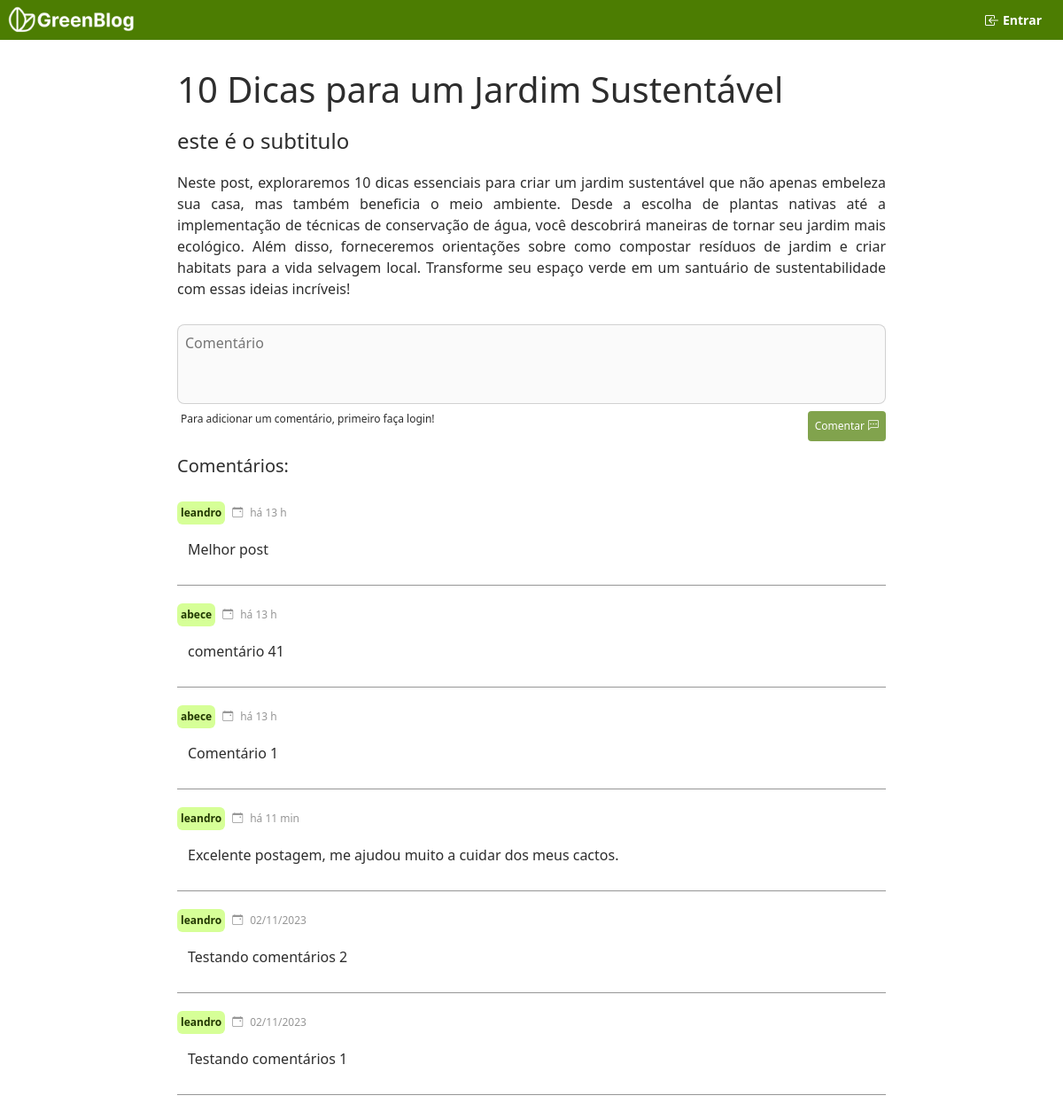
Page /post.php?id=1 on the earlier database version.
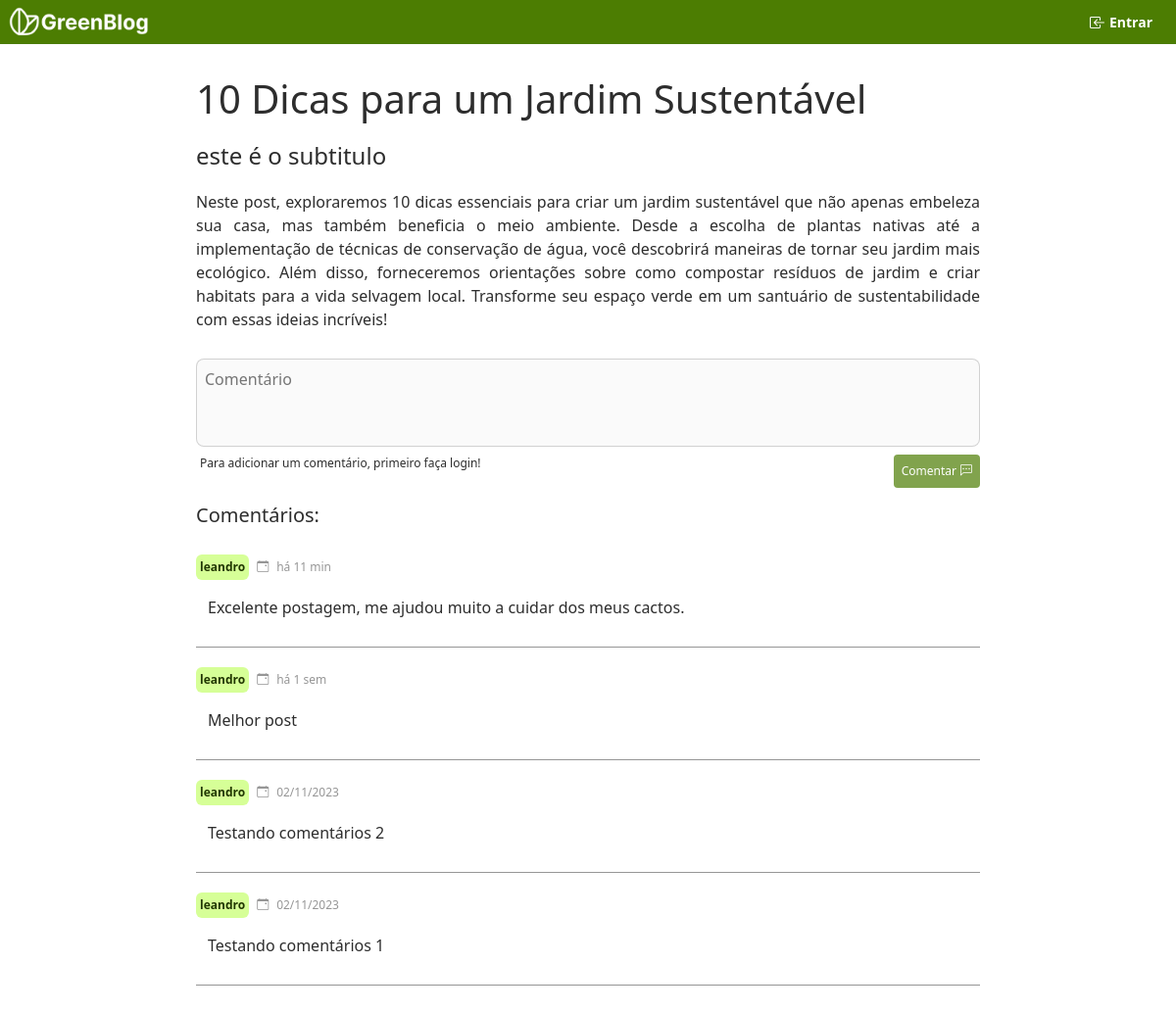
Same page on the later database version.
### tables this page shows
CREATE TABLE posts (
	post_id integer primary key autoincrement,
    owner_id int not null references user(user_id),
    title varchar(100),
    content text,
    created_at timestamp DEFAULT CURRENT_TIMESTAMP,
    subtitle text(100)
);

CREATE TABLE comments (
	id integer not null primary key autoincrement,
    post_id int not null references posts(post_id),
    owner_id int not null references user(user_id),
    content text,
    created_at timestamp DEFAULT CURRENT_TIMESTAMP
);

### database/database.php (called while the page is built, shortened)
<?php
$db = new PDO("sqlite:" . DATABASE_PATH);
function get_comments_by_post_id(String $post_id)
{
	global $db;
	$sql = "--sql
		SELECT comments.*, user.username
		FROM comments, user
		WHERE user.user_id = comments.owner_id AND post_id = '$post_id'
		ORDER BY comments.created_at DESC
	";
	$query = $db->prepare($sql);
	$query->execute();
	$query = $query->fetchAll(PDO::FETCH_ASSOC);
	return $query;
}
function get_post_by_id(String $id)
{
	global $db;
	$sql = "--sql
		SELECT * FROM posts WHERE post_id = '$id'
	";
	$query = $db->prepare($sql);
	$query->execute();
	$query = $query->fetch(PDO::FETCH_ASSOC);
	return $query;
}

### post.php (the view, shortened to what this page needs)
<?php
include './database/database.php';
$header = include './header.php';
$post_id = $_GET['id'];
$post = get_post_by_id($post_id);
$comments = get_comments_by_post_id($post_id);
?>
<!DOCTYPE html>
<html lang="pt-br">
<head>
  <link rel="stylesheet" href="/styles/global.css">
  <link rel="stylesheet" href="/styles/posts.css">
</head>
<body>
  <?= $header ?>
  <main id="container">
    <div id="content">
      <h1 class="h1"><?= $post['title'] ?></h1>
      <p class="h4" id="subtitle"><?= $post['subtitle'] ?></p>
      <p id="content_body"><?= $post['content'] ?></p>
      <form action="/actions/comment.php" method="post" id="form">
        <textarea name="comment" id="comment_field" cols="30" rows="10" disabled required
          placeholder=Comentário></textarea>
        <div>
          <span>Para adicionar um comentário, primeiro faça login!</span>
          <button id="send_comment_bt" disabled>
            Comentar
            <span class="bi bi-chat-left-dots"></span>
          </button>
        </div>
      </form>
    </div>
    <div id="comments">
      <h5 class="h5">Comentários:</h5>
      <?php
      if ($comments) {
        foreach ($comments as &$comment) {
          $content = &$comment['content'];
          $username = &$comment['username'];
          $date = &$comment['created_at'];
          $timezone = new DateTimeZone('America/Sao_Paulo');
          $now = new DateTime('now', $timezone);
          $date = new DateTime($date);
          $diff = $now->diff($date);
          $e = 'há ' . $diff->d . ' dias';
          if ($diff->h <= 1) {
            $e = 'há ' . $diff->i . ' min';
          }
          if ($diff->d <= 1) {
            $e = 'há ' . $diff->h . ' h';
          }
          if ($diff->d == 7) {
            $e = 'há 1 sem';
          }
          if ($diff->d > 7) {
            $e = $date->format('d/m/Y');
          }
          echo <<<HTML
              <div id="comment" >
                <div id="comment_title" >
                  <span>$username</span>
                  <span class="bi bi-calendar-event"></span>
                  <span> $e</span>
                </div>
                <p>$content</p>
              </div>
            HTML;
        }
      }
      ?>
    </div>
  </main>
</body>
</html>

### header.php
<?php
return <<<HTML
  <link rel="stylesheet" href="./styles/header.css">
  <header>
    <div>
      <a href="/" id="logo-white">
      </a>
    </div>
    <div id="user_case" >
      <a href="signin.php" >
        <button id="login_link">
          <span id="login_icon" class="bi bi-box-arrow-in-left"></span>
          <span>Entrar</span>
        </button>
      </a>
    </div>
  </header>
  <script src="/scripts/header.js" ></script>
HTML;
?>

### styles/global.css (style rules this page uses)
:root { --primary-1: #D6FF97; --primary-2: #4C7D02; --primary-3: #213700; --alert-1: rgb(238, 108, 68); --font-1: #969696; --font-2: #343434; --font-3: #2D2D2D; --white: #FFFFFF; --back-color: #FFFFFF; --white: #FFFFFF; --header-height: 45px }
body { background-color: var(--back-color); }
* { margin: 0; padding: 0; box-sizing: border-box; color: var(--font-3); }
a { text-decoration: none; color: var(--font-3); }
button { background-color: var(--white); border: none; padding: 2px 8px; border-radius: 4px; display: flex; justify-content: center; align-items: center; gap: 4px; }
main { width: 100%; height: calc(100vh - var(--header-height)); margin-top: var(--header-height); }
#container { display: flex; flex-direction: column; align-items: center; width: 100%; height: calc(100vh - var(--header-height)); overflow-x: auto; padding: 16px; }
#login_icon { font-size: 16px; color: var(--white); font-weight: 600; }

### styles/posts.css (style rules this page uses)
#content { max-width: 800px; width: 100%; display: flex; flex-direction: column; gap: 12px; padding: 16px 0; font-size: 18px; }
textarea { resize: none; width: 100%; height: 90px; padding: 8px; border-radius: 8px; font-size: 16px; }
#form { display: flex; flex-direction: column; align-items: end; gap: 8px; }
#form>div { width: 100%; display: flex; justify-content: space-between; font-size: 12px; padding-left: 4px; }
#send_comment_bt { padding: 8px; background-color: var(--primary-2); color: var(--white); font-weight: 500; }
#send_comment_bt>span { color: var(--white); }
#send_comment_bt:disabled { opacity: .7; }
#content_body { text-align: justify; line-height: 24px; font-size: 16px; font-weight: 500; }
#comments { max-width: 800px; width: 100%; display: flex; flex-direction: column; gap: 20px; padding-bottom: 50px; }
#comment { width: 100%; border-bottom: 1px solid var(--font-1); display: flex; flex-direction: column; gap: 16px; padding: 0 0 12px 0; }
#comment>p { padding: 0 12px; font-weight: 500; }
#comment_title { display: flex; gap: 8px; align-items: center; font-size: 12px; }
#comment_title>span:first-child { background-color: var(--primary-1); padding: 4px; border-radius: 6px; color: var(--primary-3); font-weight: 600; }
#comment_title>span:nth-child(2), #comment_title>span:last-child { color: var(--font-1); font-weight: 500; }

### styles/header.css (style rules this page uses)
header { background-color: var(--primary-2); width: 100%; height: var(--header-height); position: fixed; top: 0; font-weight: 600; display: flex; justify-content: space-between; align-items: center; padding: 8px; }
#logo-white { width: 150px; height: calc(var(--header-height) - 8px); background-image: url(/assets/logo-white.png); background-repeat: no-repeat; background-position: center; background-size: cover; }
header>div { display: flex; gap: 12px; justify-content: center; }
header div:first-child { justify-content: start; }
header div:last-child { justify-content: end; }
#login_link>span:last-child { color: var(--white); font-weight: 600; font-size: 14px; }
#login_link { padding: 4px 8px; background-color: transparent; }
#user_case { display: flex; justify-content: end; align-items: center; gap: 20px; padding: 0 8px; }

Differences in the rows shown:
no longer on this page (row unchanged): comments: username "abece", e "há 13 h", content "comentário 41"
no longer on this page (row unchanged): comments: username "abece", e "há 13 h", content "Comentário 1"
shown differently, row unchanged: comments (number 1 of 4 on the later page): moves up the list
changed comments (number 2 of 4 on the later page): e "há 13 h" → "há 1 sem"
